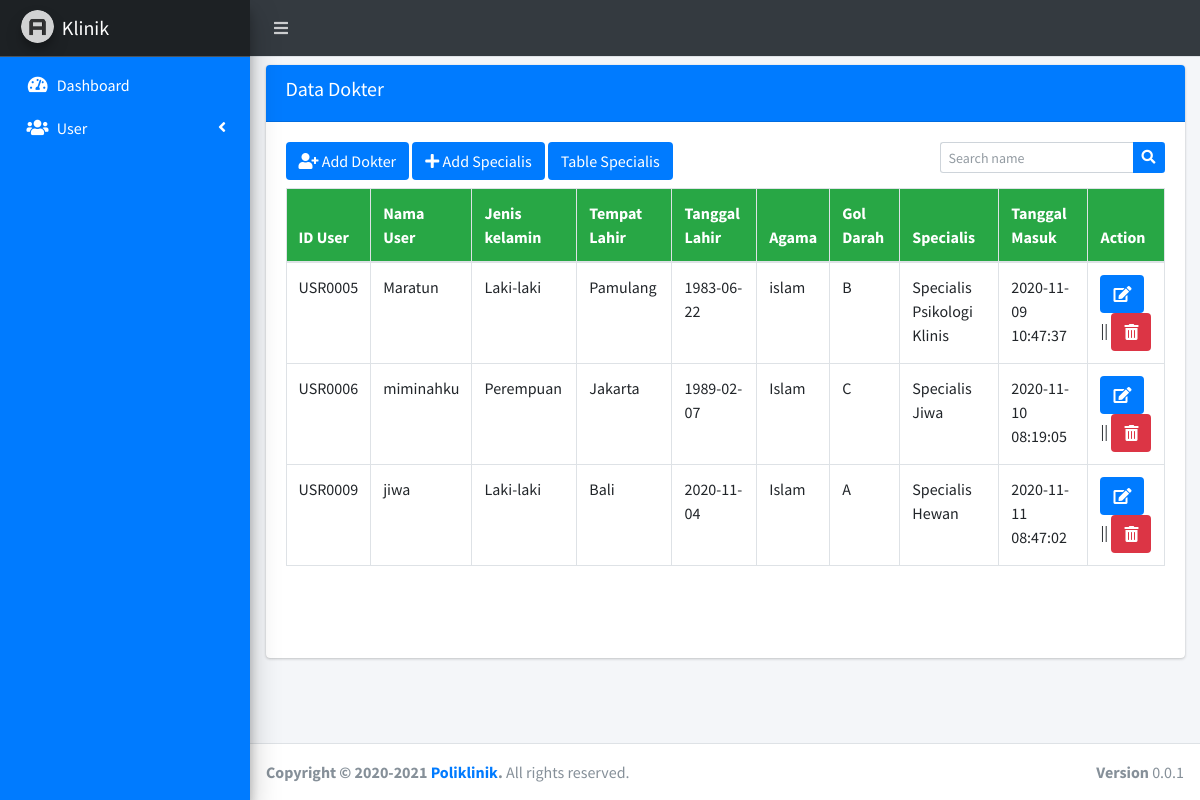
The app's page /admin.php?page=dokter with its own data.
### tables this page shows
CREATE TABLE `tb_dokter` (
  `id_dokter` int(11) NOT NULL,
  `id_user` char(15) NOT NULL,
  `id_specialis` char(15) NOT NULL
);

CREATE TABLE `tb_user` (
  `id_user` char(15) NOT NULL,
  `username` varchar(50) NOT NULL,
  `password` varchar(225) NOT NULL,
  `confirm_password` varchar(225) NOT NULL,
  `nama_user` varchar(30) NOT NULL,
  `jenis_kelamin` varchar(10) NOT NULL,
  `gol_darah` varchar(10) NOT NULL,
  `tempat_lahir` varchar(100) NOT NULL,
  `tanggal_lahir` varchar(225) NOT NULL,
  `agama` varchar(10) NOT NULL,
  `tgl_masuk` varchar(225) NOT NULL
);

CREATE TABLE `tb_specialis` (
  `id_specialis` char(15) NOT NULL,
  `specialis` varchar(50) NOT NULL
);

### page/admin/users/dokter.php (the view, shortened to what this page needs)
<div class="row">
	<div class="col-sm-12">
		<div class="card mt-2">
			<div class="card-header bg-blue">
				<h5>Data Dokter</h5>
			</div>
			<div class="card-body">
				<div class="row">
				<div class="col-sm-6 mb-2">
					<a href="" class="btn bg-blue" data-toggle="modal" data-target="#modal-lg"><i class="fa fa-user-plus"></i> Add Dokter</a>
					<a href="" class="btn bg-blue" data-toggle="modal" data-target="#modal-sm"><i class="fa fa-plus"></i> Add Specialis</a>
          <a href="" class="btn bg-blue" data-toggle="modal" data-target="#specialis">Table Specialis</a>
				</div>
				<div class="col-sm-6 mb-2">
					<form class="float-right" action="" method="POST">
				      <div class="input-group input-group-sm">
				        <input class="form-control form-control-navbar" name="search" type="search" placeholder="Search name" aria-label="Search">
				        <div class="input-group-append">
				          <button class="btn bg-blue" type="submit" name="tampil">
				            <i class="fas fa-search"></i>
				          </button>
				        </div>
				      </div>
				    </form>
				</div>
				</div>
				<div class="table-responsive" style="height: 450px;">
					<table class="table table-hover table-bordered">
						<thead class="bg-success">
							<tr>
								<th>ID User</th>
								<th>Nama User</th>
								<th>Jenis kelamin</th>
								<th>Tempat Lahir</th>
								<th>Tanggal Lahir</th>
								<th>Agama</th>
								<th>Gol Darah</th>
								<th>Specialis</th>
								<th>Tanggal Masuk</th>
								<th>Action</th>
							</tr>
						</thead>
						<tbody>
						<?php
						if (isset($_POST['tampil'])) {
							$search = $_POST['search'];
							$sql = mysqli_query($koneksi, "SELECT * FROM tb_user X INNER JOIN tb_dokter Y ON y.id_user = x.id_user INNER JOIN tb_specialis z ON z.id_specialis = y.id_specialis WHERE nama_user LIKE '%".$search."%'");
						}else{
							$sql = mysqli_query($koneksi, "SELECT * FROM tb_user X INNER JOIN tb_dokter Y ON y.id_user = x.id_user INNER JOIN tb_specialis z ON z.id_specialis = y.id_specialis");
						}
						while ($data = mysqli_fetch_array($sql)) { ?>
							<tr>
								<td><?= $data['id_user']; ?></td>
								<td><?= $data['nama_user']; ?></td>
								<td><?= $data['jenis_kelamin']; ?></td>
								<td><?= $data['tempat_lahir']; ?></td>
								<td><?= $data['tanggal_lahir']; ?></td>
								<td><?= $data['agama']; ?></td>
								<td><?= $data['gol_darah']; ?></td>
								<td><?= "Specialis ".$data['specialis']; ?></td>
								<td><?= $data['tgl_masuk']; ?></td>
								<td>
									<a href="#myDokter" id='custId' data-toggle='modal' data-id="<?= $data['id_user'] ?>" class="btn bg-blue"><i  class="fa fa-edit"></i></a> || <a href="page/admin/proses/proses_delete_dokter.php?id=<?= $data['id_user']; ?>" class="btn bg-danger"><i class="fa fa-trash-alt"></i></a>
								</td>
							</tr>
						<?php }
						?>
						</tbody>
					</table>
				</div>
			</div>
		</div>
	</div>
</div>

### records on screen
tb_dokter: id_user "USR0005", id_user.nama_user "Maratun", id_user.jenis_kelamin "Laki-laki", id_user.tempat_lahir "Pamulang", id_user.tanggal_lahir "1983-06-22", id_user.agama "islam", id_user.gol_darah "B", id_specialis.specialis "Psikologi Klinis", id_user.tgl_masuk "2020-11-09 10:47:37"
tb_dokter: id_user "USR0006", id_user.nama_user "miminahku", id_user.jenis_kelamin "Perempuan", id_user.tempat_lahir "Jakarta", id_user.tanggal_lahir "1989-02-07", id_user.agama "Islam", id_user.gol_darah "C", id_specialis.specialis "Jiwa", id_user.tgl_masuk "2020-11-10 08:19:05"
tb_dokter: id_user "USR0009", id_user.nama_user "jiwa", id_user.jenis_kelamin "Laki-laki", id_user.tempat_lahir "Bali", id_user.tanggal_lahir "2020-11-04", id_user.agama "Islam", id_user.gol_darah "A", id_specialis.specialis "Hewan", id_user.tgl_masuk "2020-11-11 08:47:02"
